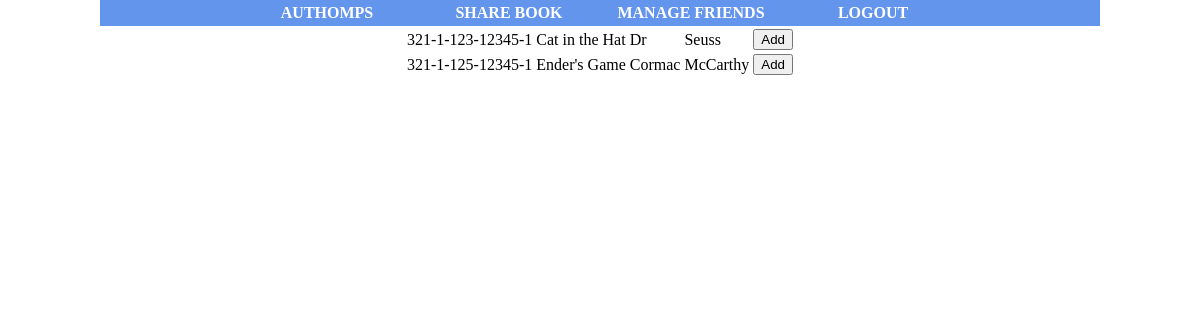
Page /user_add_book.php (signed in) on the committed database.
### tables this page shows
CREATE TABLE books
( 	isbn CHAR(17) NOT NULL PRIMARY KEY,
	title VARCHAR(50),
	author_first_name VARCHAR(20),
	author_last_name VARCHAR(20)
);

### user_add_book.php (the view, shortened to what this page needs)
<?php
	$username = $_SESSION['username'];
?>
<html>
<head>
	<link rel="stylesheet" type="text/css" href="bookshelf.css" />
</head>
<body>
	<div id="wrap">
		<?php
			include('directory.php');
		?>
		<div id="main">
			<?php
				include('access_database.php');
				$booksQuery = "SELECT isbn, title, author_first_name, author_last_name FROM books JOIN usersBooks WHERE isbn = book AND user = '".$username."'";
				$booksStmt = $db->query($booksQuery);
				$num_rows = $booksStmt->num_rows;
				for ($i=0; $i < $num_rows; $i++) {
					$row = $booksStmt->fetch_assoc();
					$books[] = "'".$row['isbn']."'";
				}
				if (sizeof($books) == 0) {
					$notOwnedBookQuery = "SELECT isbn, title, author_first_name, author_last_name FROM books";
				} else {
					$notOwnedBookQuery = "SELECT isbn, title, author_first_name, author_last_name FROM books WHERE NOT isbn in (".join(',',$books).")";
				}
				$notOwnedBookStmt = $db->query($notOwnedBookQuery);
				$num_rows = $notOwnedBookStmt->num_rows;
				if ($num_rows == 0) {
					echo "<br>No books to display<br>";
				} else {
					echo "<table>";
					for ($i=0; $i < $num_rows; $i++) {
						$row = $notOwnedBookStmt->fetch_assoc();
						echo '<form action="process_user_add_book.php" method="post">';
						echo '<tr><td>'.$row['isbn'].'</td><td>'.$row['title'].'</td><td>'.$row['author_first_name'].'</td><td>'.$row['author_last_name'].'</td><td><input type="submit" value="Add"></td><input type ="hidden" name="isbn" value="'.$row['isbn'].'"></tr>';
						echo '</form>';
					}
					echo "</table>";
				}
			?>
		</div>
</body>
</html>

### css/bookshelf.css (style rules this page uses)
html, body { margin:0; padding:0; }
#wrap { width:1000px; margin:0 auto; font-size: 16px; }
#main { margin:0 auto; text-align:center }
table { margin-left:auto; margin-right:auto; }

### rows in the picture
books: isbn "321-1-123-12345-1", title "Cat in the Hat", author_first_name "Dr", author_last_name "Seuss"
books: isbn "321-1-125-12345-1", title "Ender's Game", author_first_name "Cormac", author_last_name "McCarthy"

### other values in the picture
$username "AUTHOMPS"
